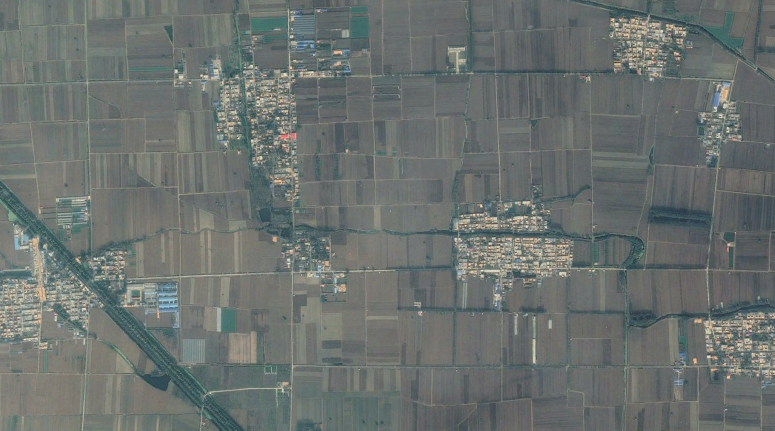
#> input picture CVImage/TestImage.png, 1550 x 861 px (shown at 1/2 size)
$ python OpenCV_GetImageRGB.py
#> lines starting #> are read from the running program, lines starting #| are printed output that depends on the picture
# -*- coding: utf-8 -*-
import os
import cv2


# 获取工程根目录的路径
root_path = os.path.abspath(os.path.dirname(os.path.dirname(__file__)))
# 输出工程根目录的路径
print("Root path: " + root_path)
# 获取数据文件的路径
data_path = os.path.abspath(root_path + r'\CVImage')
# 打印数据文件路径
print("Data path: " + data_path)
# 切换目录
os.chdir(data_path)
# 待处理图片文件名称
image_filename = "TestImage.png"
# 读取图片
image = cv2.imread(image_filename)
#> image is the input picture: shape (861, 1550, 3); mean B, G, R 110.3, 113, 106.8
# 获取图片的高度和宽度
image_height, image_width = image.shape[0:2]
#> image_height = 861; image_width = 1550
# 定义图片的显示的大小
image_size = (int(image_width * 0.5), int(image_height * 0.5))
#> image_size = (775, 430)
# 缩放图片
image = cv2.resize(image, image_size, interpolation=cv2.INTER_AREA)
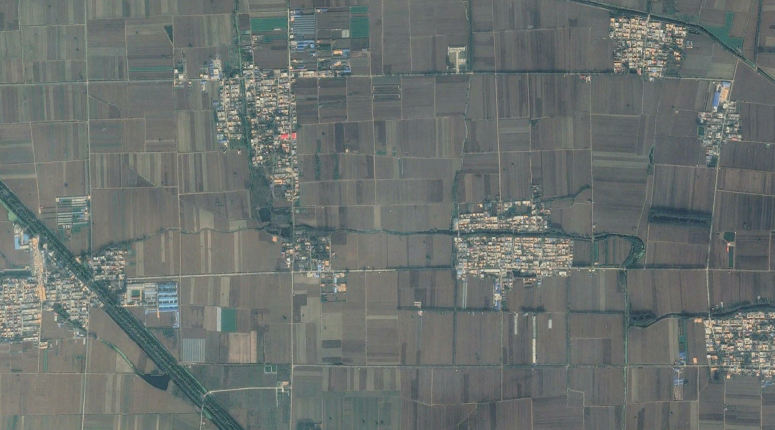
#> image: shape (430, 775, 3); mean B, G, R 110.3, 113, 106.8
# BGR 转换成 HSV
image_HSV = cv2.cvtColor(image, cv2.COLOR_BGR2HSV)
#> image_HSV: shape (430, 775, 3); mean H, S, V 70.8, 22.9, 114.5


# 鼠标点击响应事件(获取HSV值)
def get_point_hsv(event, x, y, flags, param):
    if event == cv2.EVENT_LBUTTONDOWN:
        print("HSV is ", image_HSV[y, x])


# 鼠标点击响应事件(获取BGR值)
def get_point_bgr(event, x, y, flags, param):
    if event == cv2.EVENT_LBUTTONDOWN:
        print("BGR is ", image[y, x])


# 显示HSV格式图片
cv2.imshow("Image_HSV", image_HSV)
# 显示BGR格式图片
cv2.imshow("Image_BGR", image)
# 设置Image_HSV窗口鼠标点击回应事件
cv2.setMouseCallback("Image_HSV", get_point_hsv)
# 设置Image_BGR窗口鼠标点击回应事件
cv2.setMouseCallback("Image_BGR", get_point_bgr)
# 窗口暂停
cv2.waitKey(0)
